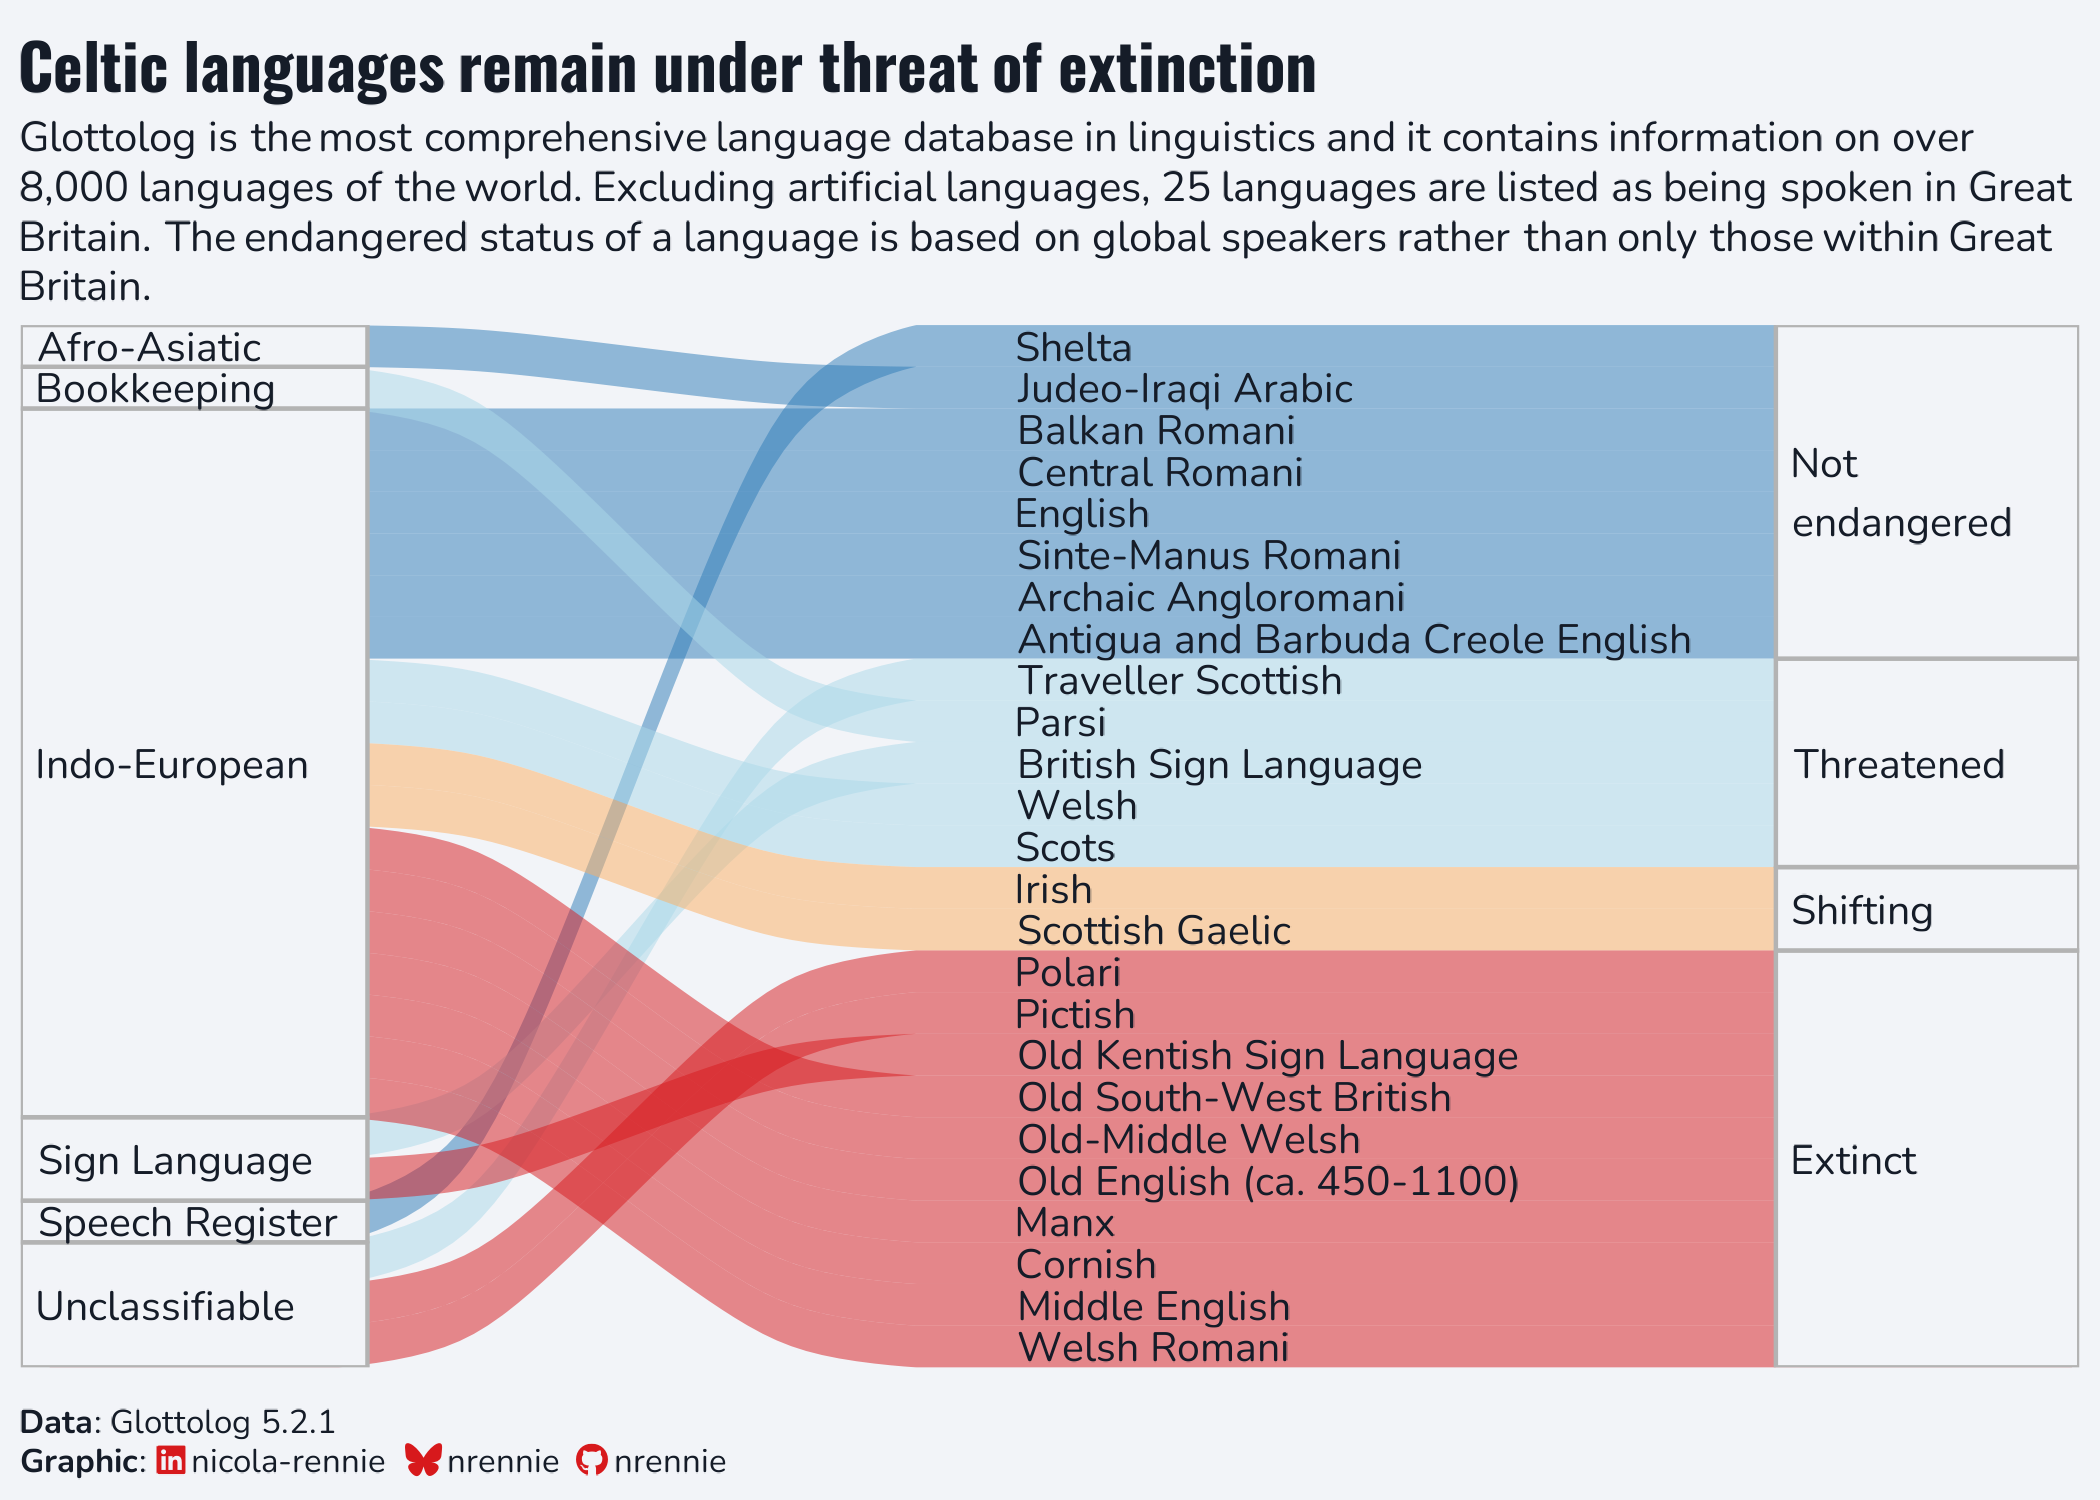

Write R code to recreate this figure.
# Load packages -----------------------------------------------------------

library(tidyverse)
library(showtext)
library(camcorder)
library(ggtext)
library(nrBrand)
library(glue)
library(ggalluvial)


# Load data ---------------------------------------------------------------

tuesdata <- tidytuesdayR::tt_load("2025-12-23")
endangered_status <- tuesdata$endangered_status
families <- tuesdata$families
languages <- tuesdata$languages


# Load fonts --------------------------------------------------------------

font_add_google("Oswald")
font_add_google("Nunito")
showtext_auto()
showtext_opts(dpi = 300)
title_font <- "Oswald"
body_font <- "Nunito"


# Define colours and fonts-------------------------------------------------

bg_col <- "#F2F4F8"
text_col <- "#151C28"
highlight_col <- "#d7191c"


# Data wrangling ----------------------------------------------------------

plot_data <- languages |>
  filter(str_detect(countries, "GB")) |>
  left_join(endangered_status, by = "id") |>
  left_join(families, by = c("family_id" = "id")) |>
  select(family, status_label, status_code, name) |>
  drop_na() |>
  arrange(status_code) |>
  mutate(
    status_label = str_to_sentence(status_label),
    status_label = str_wrap(status_label, 12)
  ) |>
  mutate(n = 1) |>
  mutate(
    name = factor(name, levels = name)
  )

plot_data$status_label <- factor(plot_data$status_label,
  levels = unique(plot_data$status_label)
)

# Start recording ---------------------------------------------------------

gg_record(
  dir = file.path("2025", "2025-12-23", "recording"),
  device = "png",
  width = 7,
  height = 5,
  units = "in",
  dpi = 300
)


# Define text -------------------------------------------------------------

social <- nrBrand::social_caption(
  bg_colour = bg_col,
  icon_colour = highlight_col,
  font_colour = text_col,
  font_family = body_font,
  mastodon = NA
)
title <- "Celtic languages remain under threat of extinction"
st <- "Glottolog is the most comprehensive language database in linguistics and it contains information on over 8,000 languages of the world. Excluding artificial languages, 25 languages are listed as being spoken in Great Britain. The endangered status of a language is based on global speakers rather than only those within Great Britain."
cap <- paste0(
  "**Data**: Glottolog 5.2.1<br>**Graphic**: ", social
)


# Plot --------------------------------------------------------------------

ggplot(
  data = plot_data,
  mapping = aes(
    axis1 = family,
    axis2 = name,
    axis3 = status_label,
    y = n
  )
) +
  geom_alluvium(aes(fill = status_label)) +
  geom_stratum(
    mapping = aes(width = case_when(
      after_stat(x) == 1 ~ 0.4,
      after_stat(x) == 2 ~ 0,
      after_stat(x) == 3 ~ 0.35
    ),
    colour = as.character(after_stat(x))),
    fill = bg_col
  ) +
  geom_text(
    stat = "stratum",
    mapping = aes(
      label = after_stat(stratum),
      x = stage(
        after_stat(x),
        after_scale = case_when(
          x == 1 ~ x - 0.2 + 0.02,
          x == 2 ~ x - 0.05,
          x == 3 ~ x - 0.175 + 0.02
        )
      )
    ),
    family = body_font,
    colour = text_col,
    hjust = 0,
    size = 3.5
  ) +
  labs(
    title = title,
    subtitle = st,
    caption = cap
  ) +
  scale_colour_manual(
    values = c("grey70", "transparent", "grey70")
  ) +
  scale_fill_manual(
    values = c(rev(c("#d7191c", "#fdae61", "#abd9e9", "#2c7bb6")),
               bg_col, "transparent", bg_col)
  ) +
  coord_cartesian(expand = FALSE) +
  theme_void(base_size = 10, base_family = body_font) +
  theme(
    plot.margin = margin(5, 5, 5, 5),
    plot.title.position = "plot",
    plot.caption.position = "plot",
    plot.background = element_rect(fill = bg_col, colour = bg_col),
    panel.background = element_rect(fill = bg_col, colour = bg_col),
    plot.title = element_textbox_simple(
      colour = text_col,
      hjust = 0,
      halign = 0,
      margin = margin(b = 5, t = 5),
      family = title_font,
      face = "bold",
      size = rel(1.5)
    ),
    plot.subtitle = element_textbox_simple(
      colour = text_col,
      hjust = 0,
      halign = 0,
      margin = margin(b = 10, t = 5),
      family = body_font
    ),
    plot.caption = element_textbox_simple(
      colour = text_col,
      hjust = 0,
      halign = 0,
      margin = margin(b = 0, t = 10),
      family = body_font
    ),
    strip.text = element_textbox_simple(
      face = "bold",
      margin = margin(t = 10),
      size = rel(0.9)
    ),
    panel.grid.minor = element_blank(),
    legend.position = "none"
  )


# Save gif ----------------------------------------------------------------

ggsave(
  filename = file.path("2025", "2025-12-23", paste0("20251223", ".png")),
  width = 7,
  height = 5,
  bg = bg_col,
  units = "in",
  dpi = 300
)

gg_playback(
  name = file.path("2025", "2025-12-23", paste0("20251223", ".gif")),
  first_image_duration = 4,
  last_image_duration = 20,
  frame_duration = .25,
  background = bg_col
)
